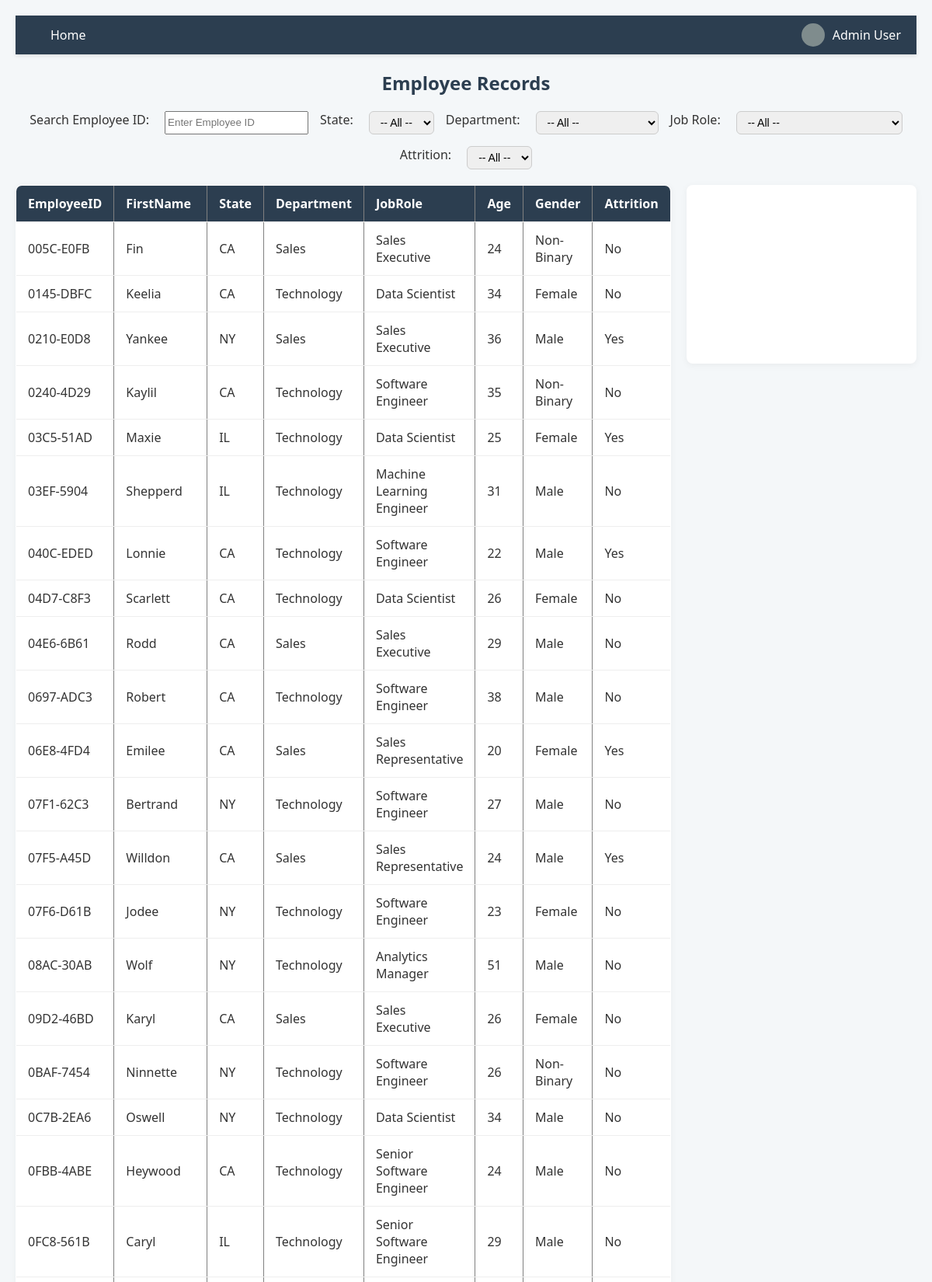
Screenshot of /view_data/view_dataset.php (upper part) with the database file from the repository.
### tables this page shows
CREATE TABLE `EmployeeData` (
  `EmployeeID` varchar(100) DEFAULT NULL,
  `FirstName` varchar(100) DEFAULT NULL,
  `LastName` varchar(100) DEFAULT NULL,
  `Gender` varchar(100) DEFAULT NULL,
  `Age` int(11) DEFAULT NULL,
  `BusinessTravel` varchar(100) DEFAULT NULL,
  `Department` varchar(100) DEFAULT NULL,
  `DistanceFromHome_KM` int(11) DEFAULT NULL,
  `State` varchar(100) DEFAULT NULL,
  `Ethnicity` varchar(100) DEFAULT NULL,
  `Education` varchar(100) DEFAULT NULL,
  `EducationField` varchar(100) DEFAULT NULL,
  `JobRole` varchar(100) DEFAULT NULL,
  `MaritalStatus` varchar(100) DEFAULT NULL,
  `Salary` int(11) DEFAULT NULL,
  `StockOptionLevel` int(11) DEFAULT NULL,
  `OverTime` varchar(100) DEFAULT NULL,
  `HireDate` date DEFAULT NULL,
  `Attrition` varchar(100) DEFAULT NULL,
  `YearsAtCompany` int(11) DEFAULT NULL,
  `YearsInMostRecentRole` int(11) DEFAULT NULL,
  `YearsSinceLastPromotion` int(11) DEFAULT NULL,
  `YearsWithCurrManager` int(11) DEFAULT NULL,
  `ReviewDate` date DEFAULT NULL,
  `EnvironmentSatisfaction` int(11) DEFAULT NULL,
  `JobSatisfaction` int(11) DEFAULT NULL,
  `RelationshipSatisfaction` int(11) DEFAULT NULL,
  `TrainingOpportunitiesWithinYear` int(11) DEFAULT NULL,
  `TrainingOpportunitiesTaken` int(11) DEFAULT NULL,
  `WorkLifeBalance` int(11) DEFAULT NULL,
  `SelfRating` int(11) DEFAULT NULL,
  `ManagerRating` int(11) DEFAULT NULL
);

### view_data/view_dataset.php (the view, shortened to what this page needs)
<!DOCTYPE html>
<html lang="en">
<head>
    <link rel="stylesheet" href="styles/style_view_dataset.css">
</head>
<body></body>
<?php
include '../connection.php';
try {
    $sql = "SELECT EmployeeID,FirstName,State,Department,JobRole,Age,Gender,Attrition FROM EmployeeData";
    $stmt = mysqli_prepare($conn, $sql);
    mysqli_stmt_execute($stmt);
    $result = mysqli_stmt_get_result($stmt);
} catch (Exception $e) {
    die("Error: " . $e->getMessage());
}
?>
<h2>Employee Records</h2>
<form method="GET" action="">
    <label>Search Employee ID:</label>
    <input type="text" name="search_id" value="<?php echo htmlspecialchars($_GET['search_id'] ?? ''); ?>" placeholder="Enter Employee ID">
    <label>State:</label>
    <select name="state">
        <option value="">-- All --</option>
    </select>
    <label>Department:</label>
    <select name="department">
        <option value="">-- All --</option>
    </select>
    <label>Job Role:</label>
    <select name="jobrole">
        <option value="">-- All --</option>
    </select>
    <label>Attrition:</label>
    <select name="attrition">
        <option value="">-- All --</option>
    </select>
</form>
<div style="display: flex; align-items: flex-start; gap: 20px;">
    <div style="flex: 1;">
        <?php
        if (mysqli_num_rows($result) > 0) {
            echo "<table border='1' cellpadding='10'>";
            echo "<tr>";
            while ($field = mysqli_fetch_field($result)) {
                echo "<th>{$field->name}</th>";
            }
            echo "</tr>";
            while ($row = mysqli_fetch_assoc($result)) {
                $empId = $row['EmployeeID'];
                echo "<tr onclick=\"window.location.href='../profile/profile.php?id=$empId'\" style=\"cursor: pointer;\">";
                foreach ($row as $value) {
                    echo "<td>" . htmlspecialchars($value) . "</td>";
                }
                echo "</tr>";
            }
            echo "</table>";
        } else {
            echo "<p>No matching records found.</p>";
        }
        ?>
    </div>
    <div id="summary" style="width: 30%;">
    </div>
</div>

### view_data/styles/style_view_dataset.css (style rules this page uses)
body { font-family: 'Segoe UI', Tahoma, Geneva, Verdana, sans-serif; margin: 0; padding: 20px; background-color: #f4f7f9; color: #333; }
h2 { text-align: center; color: #2c3e50; margin-bottom: 20px; }
form { display: flex; justify-content: center; gap: 15px; flex-wrap: wrap; margin-bottom: 20px; }
form label { margin-right: 5px; font-weight: 500; }
select { padding: 5px 10px; border-radius: 6px; border: 1px solid #ccc; font-size: 14px; }
table { width: 100%; border-collapse: collapse; background-color: #fff; border-radius: 8px; overflow: hidden; box-shadow: 0 2px 10px rgba(0, 0, 0, 0.05); }
th, td { padding: 12px 15px; border-bottom: 1px solid #eee; text-align: left; }
th { background-color: #2c3e50; color: #fff; }
#summary { background-color: #fff; padding: 15px; border-radius: 8px; box-shadow: 0 2px 10px rgba(0, 0, 0, 0.05); min-height: 200px; }

### rows the page displays
employeedata: EmployeeID "005C-E0FB", FirstName "Fin", State "CA", Department "Sales", JobRole "Sales Executive", Age "24", Gender "Non-Binary", Attrition "No"
employeedata: EmployeeID "0145-DBFC", FirstName "Keelia", State "CA", Department "Technology", JobRole "Data Scientist", Age "34", Gender "Female", Attrition "No"
employeedata: EmployeeID "0210-E0D8", FirstName "Yankee", State "NY", Department "Sales", JobRole "Sales Executive", Age "36", Gender "Male", Attrition "Yes"
employeedata: EmployeeID "0240-4D29", FirstName "Kaylil", State "CA", Department "Technology", JobRole "Software Engineer", Age "35", Gender "Non-Binary", Attrition "No"
employeedata: EmployeeID "03C5-51AD", FirstName "Maxie", State "IL", Department "Technology", JobRole "Data Scientist", Age "25", Gender "Female", Attrition "Yes"
employeedata: EmployeeID "03EF-5904", FirstName "Shepperd", State "IL", Department "Technology", JobRole "Machine Learning Engineer", Age "31", Gender "Male", Attrition "No"
employeedata: EmployeeID "040C-EDED", FirstName "Lonnie", State "CA", Department "Technology", JobRole "Software Engineer", Age "22", Gender "Male", Attrition "Yes"
employeedata: EmployeeID "04D7-C8F3", FirstName "Scarlett", State "CA", Department "Technology", JobRole "Data Scientist", Age "26", Gender "Female", Attrition "No"
employeedata: EmployeeID "04E6-6B61", FirstName "Rodd", State "CA", Department "Sales", JobRole "Sales Executive", Age "29", Gender "Male", Attrition "No"
employeedata: EmployeeID "0697-ADC3", FirstName "Robert", State "CA", Department "Technology", JobRole "Software Engineer", Age "38", Gender "Male", Attrition "No"
employeedata: EmployeeID "06E8-4FD4", FirstName "Emilee", State "CA", Department "Sales", JobRole "Sales Representative", Age "20", Gender "Female", Attrition "Yes"
employeedata: EmployeeID "07F1-62C3", FirstName "Bertrand", State "NY", Department "Technology", JobRole "Software Engineer", Age "27", Gender "Male", Attrition "No"
employeedata: EmployeeID "07F5-A45D", FirstName "Willdon", State "CA", Department "Sales", JobRole "Sales Representative", Age "24", Gender "Male", Attrition "Yes"
employeedata: EmployeeID "07F6-D61B", FirstName "Jodee", State "NY", Department "Technology", JobRole "Software Engineer", Age "23", Gender "Female", Attrition "No"
employeedata: EmployeeID "08AC-30AB", FirstName "Wolf", State "NY", Department "Technology", JobRole "Analytics Manager", Age "51", Gender "Male", Attrition "No"
employeedata: EmployeeID "09D2-46BD", FirstName "Karyl", State "CA", Department "Sales", JobRole "Sales Executive", Age "26", Gender "Female", Attrition "No"
employeedata: EmployeeID "0BAF-7454", FirstName "Ninnette", State "NY", Department "Technology", JobRole "Software Engineer", Age "26", Gender "Non-Binary", Attrition "No"
employeedata: EmployeeID "0C7B-2EA6", FirstName "Oswell", State "NY", Department "Technology", JobRole "Data Scientist", Age "34", Gender "Male", Attrition "No"
employeedata: EmployeeID "0FBB-4ABE", FirstName "Heywood", State "CA", Department "Technology", JobRole "Senior Software Engineer", Age "24", Gender "Male", Attrition "No"
employeedata: EmployeeID "0FC8-561B", FirstName "Caryl", State "IL", Department "Technology", JobRole "Senior Software Engineer", Age "29", Gender "Male", Attrition "No"

### other values shown
$field->name "EmployeeID"
$field->name "FirstName"
$field->name "State"
$field->name "Department"
$field->name "JobRole"
$field->name "Age"
$field->name "Gender"
$field->name "Attrition"
